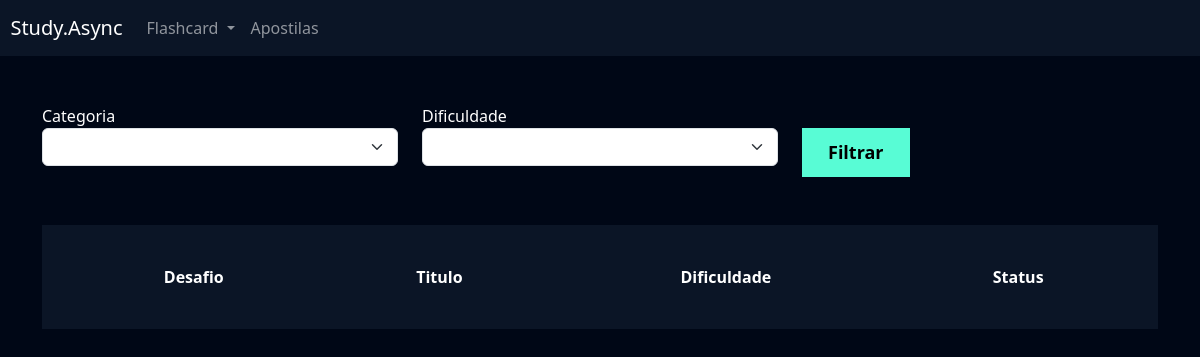
Page /flashcard/listar_desafio/ (signed in) on the earlier database version.
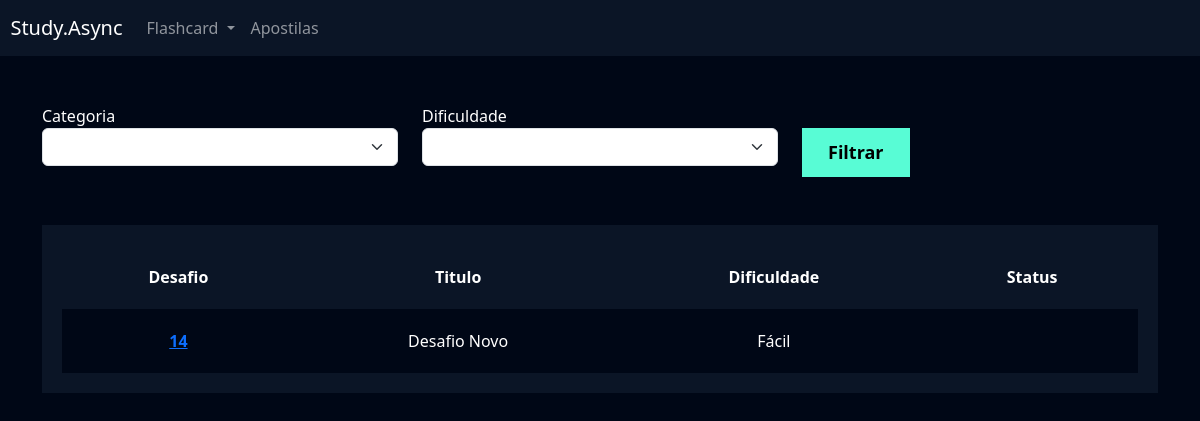
Same page on the later database version.
### flashcard/models.py (models this page shows, shortened)
class Desafio(models.Model):
    user = models.ForeignKey(User, on_delete=models.DO_NOTHING)
    titulo = models.CharField(max_length=100)
    categoria = models.ManyToManyField(Categoria)
    quantidade_perguntas = models.IntegerField()
    dificuldade = models.CharField(
        max_length=1, choices=Flashcard.DIFICULDADE_CHOICES
    )
    flashcards = models.ManyToManyField(FlashcardDesafio)

### flashcard/views.py (the view)
# urls.py: path('listar_desafio/', views.listar_desafio, name='listar_desafio'),
def listar_desafio(request):
    desafios = Desafio.objects.filter(user=request.user)
    return render(request, 'listar_desafio.html', {'desafios': desafios})

### flashcard/templates/listar_desafio.html (shortened to what this page needs)
{% extends "base.html" %}
{% load static %}
{% block 'cabecalho' %}
    <link href="{% static 'usuarios/css/cadastro.css' %}" rel="stylesheet">
    <link href="{% static 'flashcard/css/novo_flashcard.css' %}" rel="stylesheet">
    <link href="{% static 'flashcard/css/iniciar_desafio.css' %}" rel="stylesheet">
    <link href="{% static 'flashcard/css/desafio.css' %}" rel="stylesheet">
    <link href='https://unpkg.com/boxicons@2.1.4/css/boxicons.min.css' rel='stylesheet'>
{% endblock 'cabecalho' %}
{% block 'conteudo' %}
    {% include "partials/header.html" %}
    <div class="container">
        <br>
        <br>
        <div class="row">
            <div class="col-md">
                <form action="}" method="GET">
                <label for="">Categoria</label>
                <select name="categoria" class="form-select">
                </select>
            </div>
            <div class="col-md">
                <label for="">Dificuldade</label>
                <select name="dificuldade" class="form-select">
                </select>
            </div>
            <div class="col-md">
                <br>
                <input type="submit" value="Filtrar" class="btn-cadastro">
            </div>
        </div>
        <br>
        <br>
        <div class="box-listar">
            <table>
                <thead>
                    <tr>
                        <th scope="col">Desafio</th>
                        <th scope="col">Titulo</th>
                        <th scope="col">Dificuldade</th>
                        <th scope="col">Status</th>
                    </tr>
                </thead>
                <tbody>
                    {% for desafio in desafios %}
                        <tr class="linha">
                            <th><a href="{% url 'desafio' desafio.id %}">{{desafio.id}}</a></th>
                            <td>{{desafio.titulo}}</td>
                            <td>{{desafio.get_dificuldade_display}}</td>
                            <td>{{desafio.status}}</td>
                        </tr>
                    {% endfor %}
                </tbody>
            </table>
        </div>
    </div>
{% endblock 'conteudo' %}

Differences in the rows shown:
added Desafio: id "14", titulo "Desafio Novo", dificuldade "Fácil"
